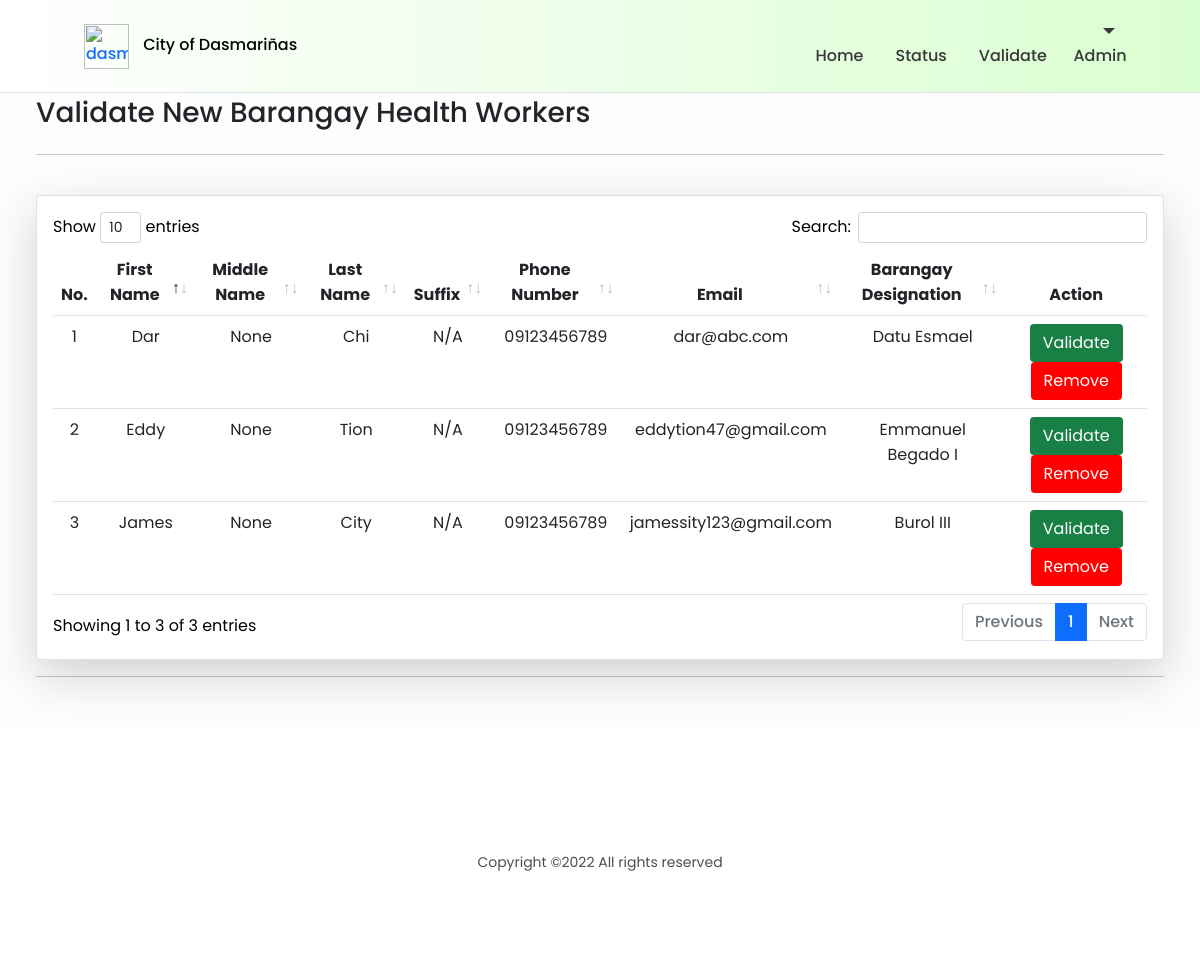
/validation, run on an earlier commit of the app's database.
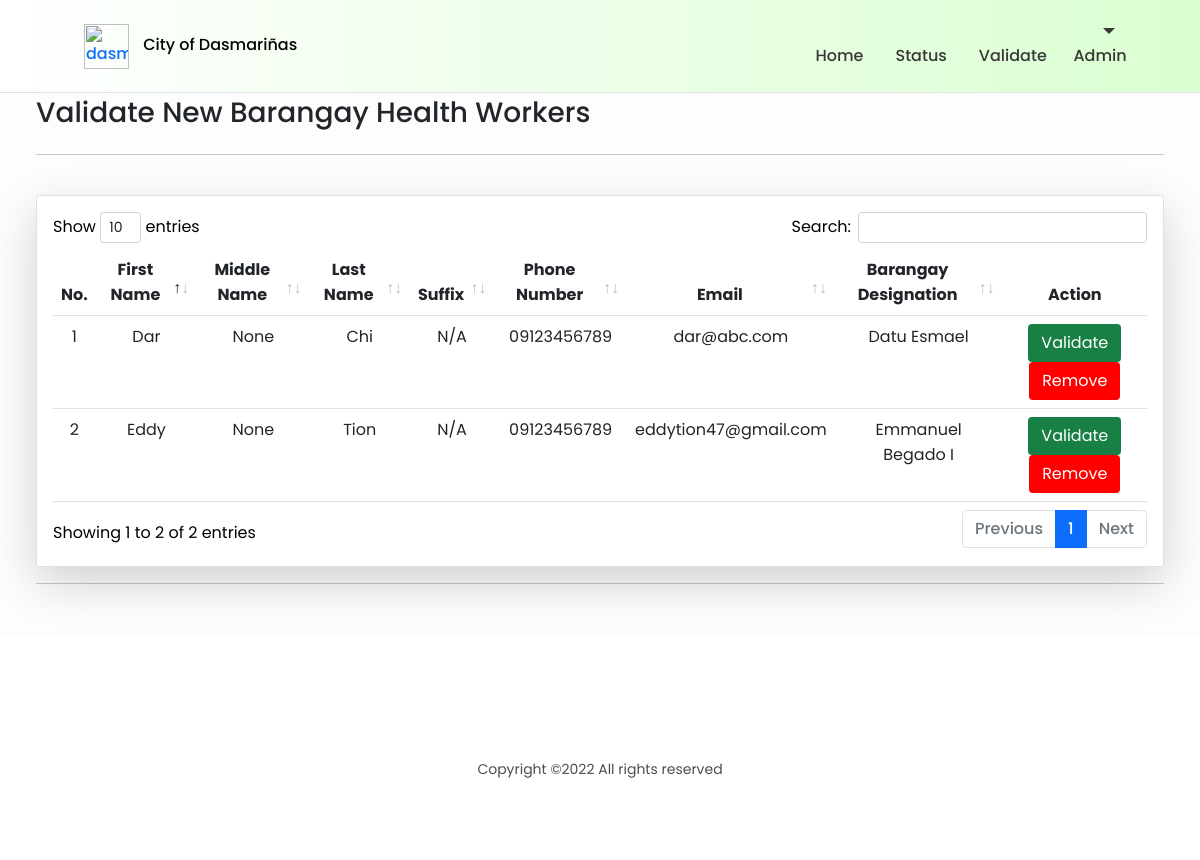
And on a later commit of the database.
### profilingApp/models.py (models this page shows, shortened)
class BarangayHealthWorker(Model):
    BARANGAYS = [('Select Barangay', 'Select Barangay'),
                 ('Burol', 'Burol'),
                 ('Burol I', 'Burol I'),
                 ('Burol II', 'Burol II'),
                 ('Burol III', 'Burol III'),
                 ('Datu Esmael', 'Datu Esmael'),
                 ('Emmanuel Begado I', 'Emmanuel Begado I'),
                 ('Emmanuel Begado II', 'Emmanuel Begado II'),]
    user = models.OneToOneField(CustomUser, on_delete=CASCADE, primary_key=True)
    is_validated = models.BooleanField(default=False)
    bhw_barangay = models.CharField(max_length=100, choices=BARANGAYS, default='Select Barangay')

class CustomUser(AbstractUser):
    USER_TYPE = [('Choose User Type', 'Choose User Type'),
                 ('Admin', 'Administrator'),
                 ('BHW', 'Barangay Health Worker'),
                 ('P/G', 'Parent/Guardian')]
    username = None
    email = models.EmailField(_('email address'), unique=True)
    user_type = models.CharField(max_length=100, choices=USER_TYPE, default='Choose User Type')
    middle_name = models.CharField(max_length=100, null=True)
    suffix_name = models.CharField(max_length=100, default='N/A')
    USERNAME_FIELD = 'email'
    REQUIRED_FIELDS = []
    objects = CustomUserManager()

### profilingApp/views.py (the view)
# urls.py: path('validation', views.bhw_validation, name='bhw_validation'),
def bhw_validation(request):
    bhw = BarangayHealthWorker.objects.all()
    context = {'bhws' : bhw}
    return render(request, 'activities/Admin Validate BHW.html', context)

### profilingApp/templates/activities/Admin Validate BHW.html (shortened to what this page needs)
{% extends 'activities/Admin Home.html' %}
{% load static %}
{% block dashboard %}
<div id="grid" class="container-fluid" style="padding:3%; margin: top 65px;">
    <div class="container-grid">
        <div class="">
            <div class="row">
                <div class="col">
                    <h3 style="text-align:left;">Validate New Barangay Health Workers</h3>
                </div>
            </div>
        <hr>
        <br>
        </div>
    </div>
    <div class="text-black">
        <div class="row">
            <div class="col">
                <div class="card shadow-lg p-3 bg-white rounded">
                    <div class="table-responsive">
                        <table class="table table-hover table-cell-border" id="table_validation">
                            <thead>
                                <tr>
                                    <th scope="col" class="text-center">No.</th>
                                    <th scope="col" class="text-center">First Name</th>
                                    <th scope="col" class="text-center">Middle Name</th>
                                    <th scope="col" class="text-center">Last Name</th>
                                    <th scope="col" class="text-center">Suffix</th>
                                    <th scope="col" class="text-center">Phone Number</th>
                                    <th scope="col" class="text-center">Email</th>
                                    <th scope="col" class="text-center">Barangay Designation</th>
                                    <th scope="col" class="nosort text-center">Action</th>
                                </tr>
                            </thead>
                            <tbody>
                                {% for bhw in bhws %}
                                <tr>
                                    <td class="text-center"></td>
                                    <td class="text-center">{{ bhw.user.first_name }}</td>
                                    <td class="text-center">{{ bhw.user.middle_name }}</td>
                                    <td class="text-center">{{ bhw.user.last_name }}</td>
                                    <td class="text-center">{{ bhw.user.suffix_name }}</td>
                                    <td class="text-center">09123456789</td>
                                    <td class="text-center">{{ bhw.user.email }}</td>
                                    <td class="text-center">{{ bhw.bhw_barangay }}</td>
                                    <td style="text-align: center;">
                                        <div>
                                            <a href="{% url 'unvalidated_profile' bhw.user.id %}"><button type="button" style="background-color: #188045; color: white;" class="btn">Validate</button></a>
                                            <a href="{% url 'delete_profile' bhw.user.id %}"><button type="button" style="background-color: red; color: white;" class="btn">Remove</button></a>
                                        </div>
                                    </td>
                                </tr>
                                {% endfor %}
                            </tbody>
                        </table>
                    </div>
                </div>
            </div>
        </div>
    </div>
        <hr>
</div>
{% endblock %}

What changed in the data, as far as the page shows it:
removed BarangayHealthWorker: user.first_name "James", user.middle_name "None", user.last_name "City", user.suffix_name "N/A", user.email "jamessity123@gmail.com", bhw_barangay "Burol III"
Also different on the page:
text written by a page script: "Show entries Search: Showing 1 to 3 of 3 entries Previous 1 Next" → "Show entries Search: Showing 1 to 2 of 2 entries Previous 1 Next"
